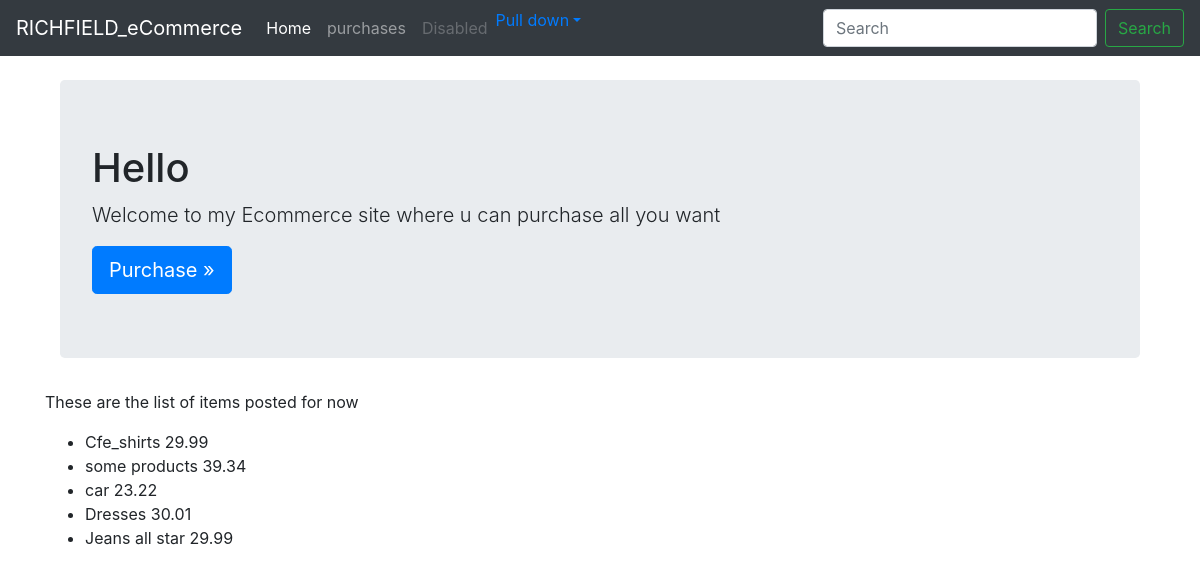
/all/, run on an earlier commit of the app's database.
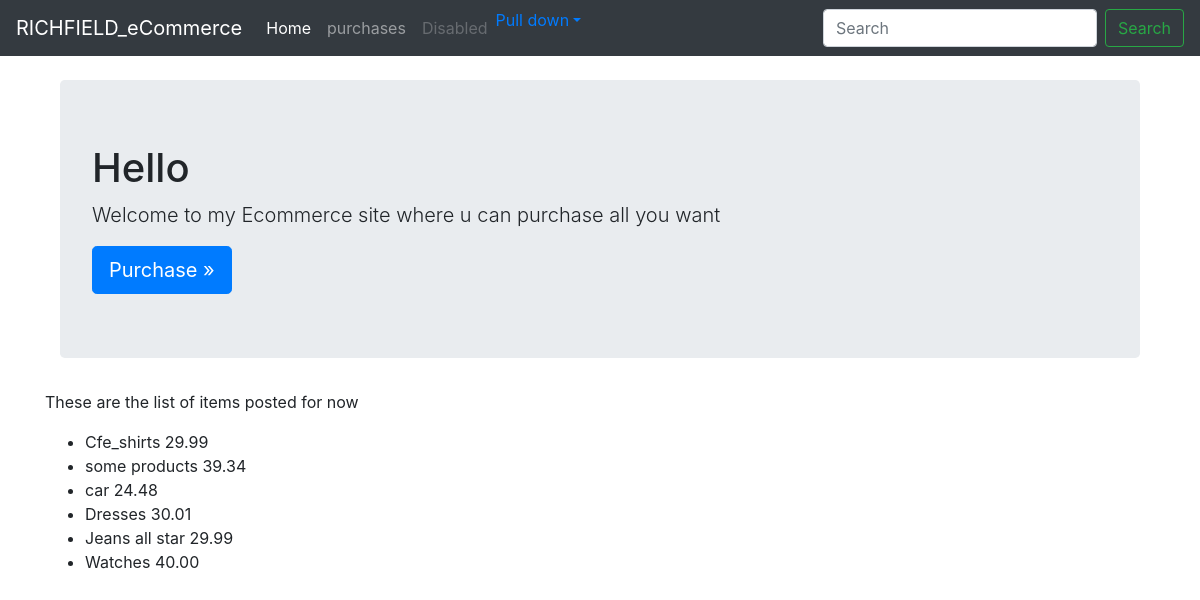
And on a later commit of the database.
### products/models.py (models this page shows, shortened)
class Product(models.Model):
	title = models.CharField(max_length=120)
	description = models.TextField(null=True, blank=True)
	price = models.DecimalField(decimal_places=2, max_digits=100, default=29.99)
	slug = models.SlugField()
	timestamp = models.DateTimeField(auto_now_add=True, auto_now=False)
	updated = models.DateTimeField(auto_now_add=False, auto_now=True)
	active = models.BooleanField(default=True)

### products/views.py (the view)
# urls.py: url(r'^all/', views.all, name='all'),
def all(request):
       if request.method=='POST':
           username_is = "Richfield"
           hey= {"username_is": request.user}
       else:
           hey = {"username_is": request.user}
       products= Product.objects.all()
       context = {
          'products':products,
          "hey":request.user
       }
       template = "products/all.html"
       return render(request, template, context)

### products/templates/products/all.html
{% extends "products/base.html" %}
{% block content%}
<p>These are the list of items posted for now</p>
<ul>
{% for product in products %}
<li>{{ product.title }} {{ product.price}}</li>
{% endfor%}
</ul>
{% endblock%}

What changed in the data, as far as the page shows it:
changed Product "car": price "23.22" → "24.48"
added Product: title "Watches", price "40.00"
